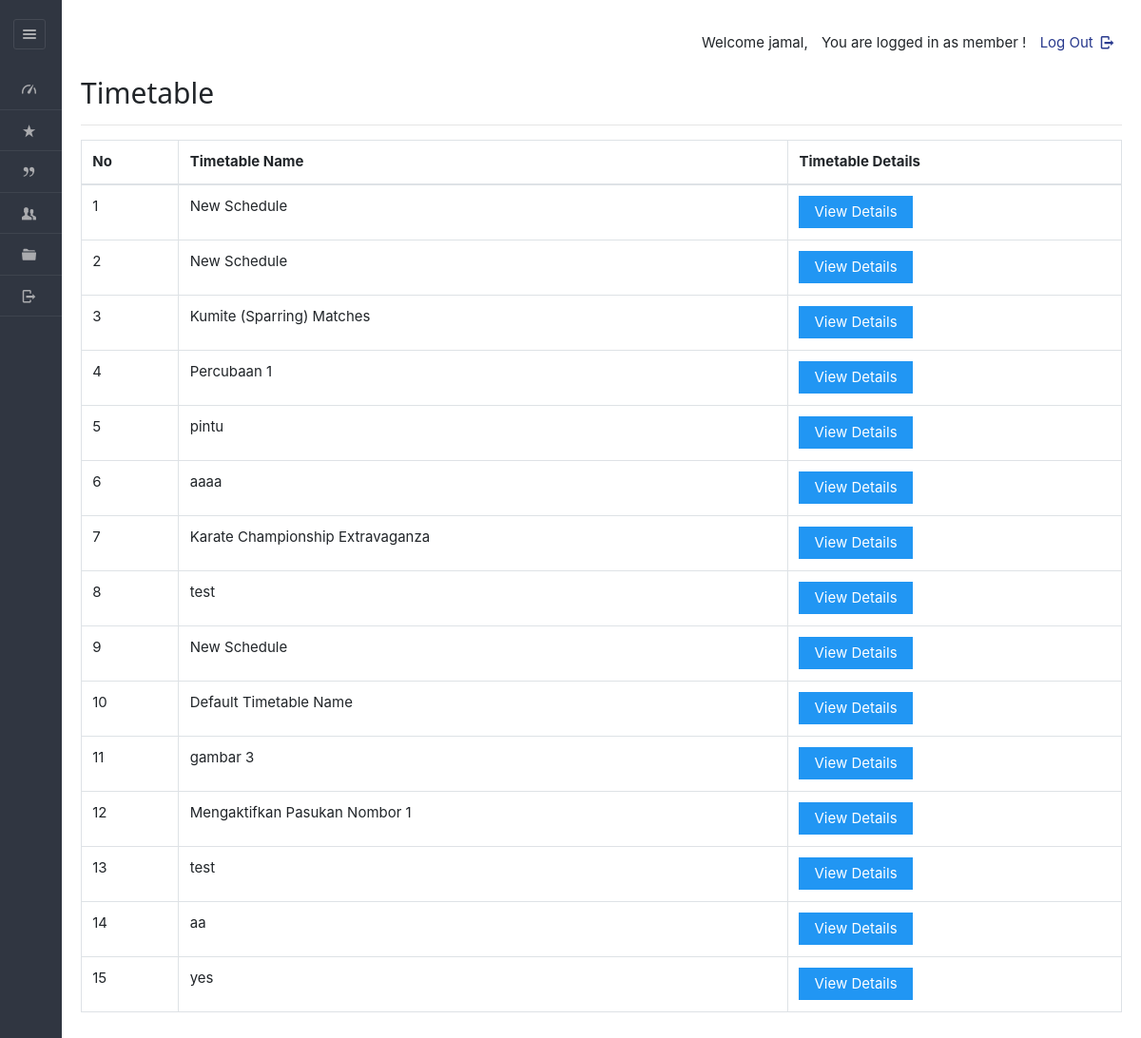
/dashboard/coach/viewroutine.php (signed in), run on an earlier commit of the app's database.
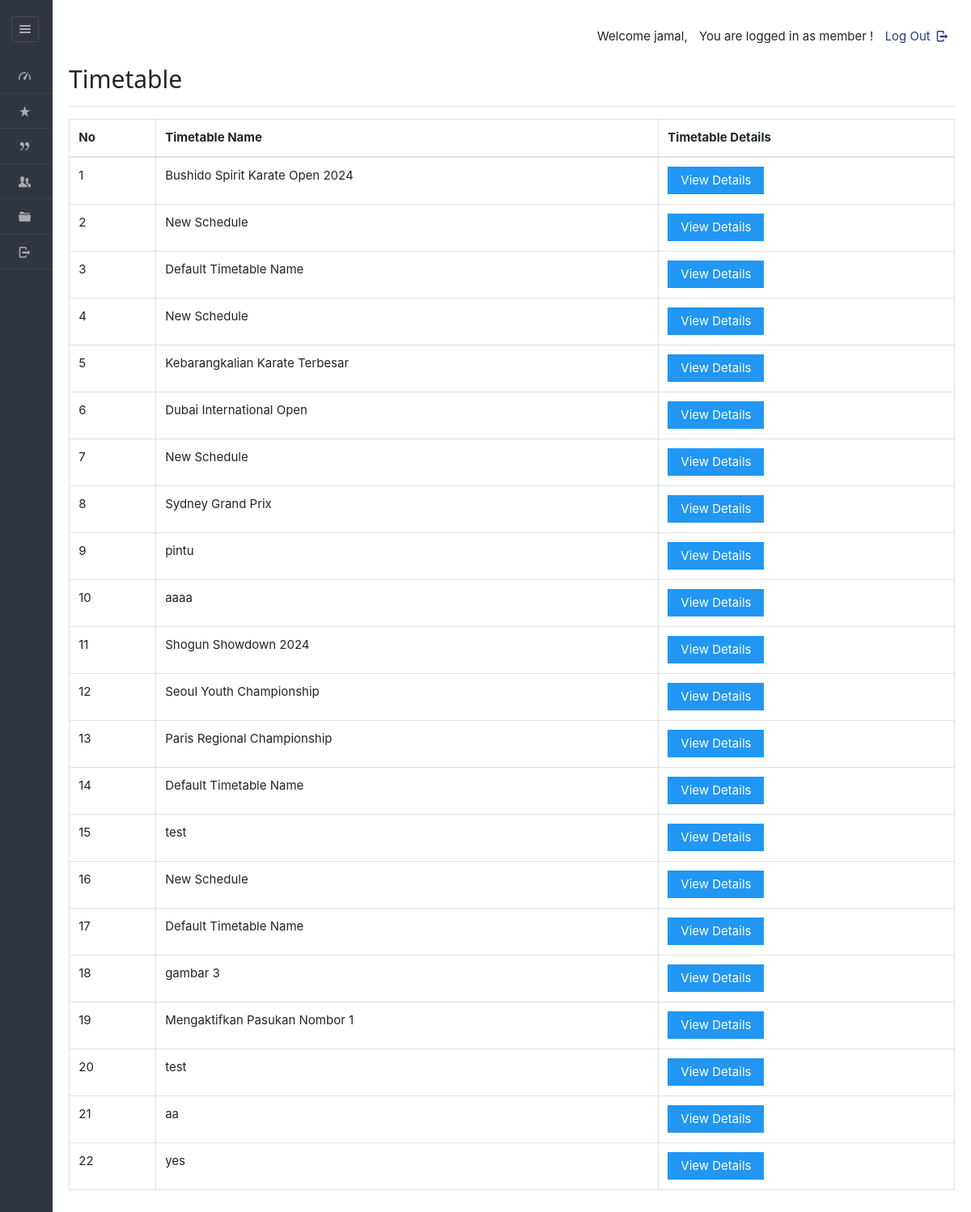
And on a later commit of the database.
### tables this page shows
CREATE TABLE IF NOT EXISTS `sports_timetable` (
  `tid` varchar(45) NOT NULL,
  `planid` varchar(50) DEFAULT NULL,
  `staffid` varchar(50) DEFAULT NULL,
  `tname` varchar(45) NOT NULL,
  `hasApproved` varchar(10) NOT NULL,
  PRIMARY KEY (`tid`)
);

### dashboard/coach/viewroutine.php (the view, shortened to what this page needs)
<!DOCTYPE html>
<html lang="en">
<head>
	<link rel="stylesheet" href="../../css/style.css"  id="style-resource-5">
    <link rel="stylesheet" href="../../css/dashMain.css">
    <link rel="stylesheet" type="text/css" href="../../css/entypo.css">
	<link href="a1style.css" rel="stylesheet" type="text/css">
	<link rel="stylesheet" href="../../css/bootstrap.min.css">
	<link rel="stylesheet" href="../../css/dashboard/sidebar.css">
</head>
     <body class="page-body  page-fade" onload="collapseSidebar()">
    	<div class="page-container sidebar-collapsed" id="navbarcollapse">
		<div class="sidebar-menu">
			<header class="logo-env">
					<div class="sidebar-collapse" onclick="collapseSidebar()">
				<a href="#" class="sidebar-collapse-icon with-animation">
					<i class="entypo-menu"></i>
				</a>
			</div>
			</header>
    		<?php include('nav.php'); ?>
    	</div>
    		<div class="main-content">
				<div class="row">
					<div class="col-md-6 col-sm-8 clearfix">
					</div>
					<div class="col-md-6 col-sm-4 clearfix hidden-xs">
						<ul class="list-inline links-list pull-right">
							<li>
								<a href="logout.php">
									Log Out <i class="entypo-logout right"></i>
								</a>
							</li>
						</ul>
					</div>
				</div>
			<h2>Timetable</h2>
		<hr />
		<table class="table table-bordered datatable" id="table-1" border=1>
				<tr>
					<th>No</th>
					<th>Timetable Name</th>
					<th>Timetable Details</th>
				</tr>
				<tbody>
				<?php
					$query  = "select * from sports_timetable";
					$result = mysqli_query($con, $query);
					$sno    = 1;
					if (mysqli_affected_rows($con) != 0)
					{
					    while ($row = mysqli_fetch_array($result, MYSQLI_ASSOC))
						{
					                 echo "<tr><td>".$sno."</td>";
					                echo "<td>" . $row['tname'] . "</td>";
					                $sno++;
					              echo '<td><a href="viewdetailroutine.php?id='.$row['tid'].'"><input type="button" class="a1-btn a1-blue" value="View Details" ></a></td></tr>';
					    }
					}
					?>
				</tbody>
		</table>
    	</div>
    </body>
</html>

What changed in the data, as far as the page shows it:
removed sports_timetable: tname "Kumite (Sparring) Matches"
removed sports_timetable: tname "Percubaan 1"
removed sports_timetable: tname "Karate Championship Extravaganza"
added sports_timetable: tname "Bushido Spirit Karate Open 2024"
added sports_timetable: tname "Default Timetable Name"
added sports_timetable: tname "Kebarangkalian Karate Terbesar"
added sports_timetable: tname "Dubai International Open"
added sports_timetable: tname "New Schedule"
added sports_timetable: tname "Sydney Grand Prix"
added sports_timetable: tname "Shogun Showdown 2024"
added sports_timetable: tname "Seoul Youth Championship"
added sports_timetable: tname "Paris Regional Championship"
added sports_timetable: tname "Default Timetable Name"
